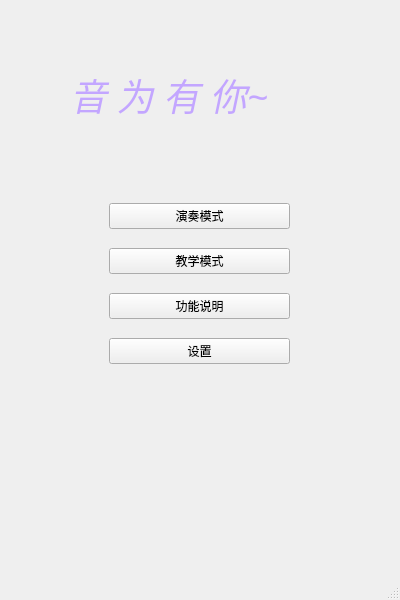
<?xml version="1.0" encoding="UTF-8"?>
<ui version="4.0">
 <class>MainWindow</class>
 <widget class="QMainWindow" name="MainWindow">
  <property name="geometry">
   <rect>
    <x>0</x>
    <y>0</y>
    <width>400</width>
    <height>600</height>
   </rect>
  </property>
  <property name="windowTitle">
   <string>MainWindow</string>
  </property>
  <widget class="QWidget" name="centralwidget">
   <widget class="QWidget" name="verticalLayoutWidget">
    <property name="geometry">
     <rect>
      <x>109</x>
      <y>190</y>
      <width>181</width>
      <height>191</height>
     </rect>
    </property>
    <layout class="QVBoxLayout" name="verticalLayout">
     <item>
      <widget class="QPushButton" name="btn_play">
       <property name="text">
        <string>演奏模式</string>
       </property>
      </widget>
     </item>
     <item>
      <widget class="QPushButton" name="btn_learn">
       <property name="text">
        <string>教学模式</string>
       </property>
      </widget>
     </item>
     <item>
      <widget class="QPushButton" name="btn_info">
       <property name="text">
        <string>功能说明</string>
       </property>
      </widget>
     </item>
     <item>
      <widget class="QPushButton" name="btn_settings">
       <property name="text">
        <string>设置</string>
       </property>
      </widget>
     </item>
    </layout>
   </widget>
   <widget class="QLabel" name="label">
    <property name="geometry">
     <rect>
      <x>70</x>
      <y>50</y>
      <width>251</width>
      <height>91</height>
     </rect>
    </property>
    <property name="font">
     <font>
      <family>华文琥珀</family>
     </font>
    </property>
    <property name="styleSheet">
     <string notr="true">QLabel#label {

    color: #C3A6FF;  /* 主浅紫色 */

    /* 多层阴影创造立体感 */
    text-shadow: 
        1px 1px 2px rgba(0, 0, 0, 0.2),    /* 基础阴影 */
        0 0 10px rgba(195, 166, 255, 0.4),  /* 紫色光晕 */
        -1px -1px 1px rgba(255, 255, 255, 0.3); /* 高光 */


    /* 文字居中 */
    qproperty-alignment: AlignCenter;
}</string>
    </property>
    <property name="text">
     <string>&lt;html&gt;&lt;head/&gt;&lt;body&gt;&lt;p&gt;&lt;span style=&quot; font-size:28pt; font-style:italic;&quot;&gt;音 为 有 你~&lt;/span&gt;&lt;/p&gt;&lt;/body&gt;&lt;/html&gt;</string>
    </property>
   </widget>
  </widget>
  <widget class="QMenuBar" name="menubar">
   <property name="geometry">
    <rect>
     <x>0</x>
     <y>0</y>
     <width>400</width>
     <height>21</height>
    </rect>
   </property>
  </widget>
  <widget class="QStatusBar" name="statusbar"/>
 </widget>
 <resources/>
 <connections/>
</ui>
